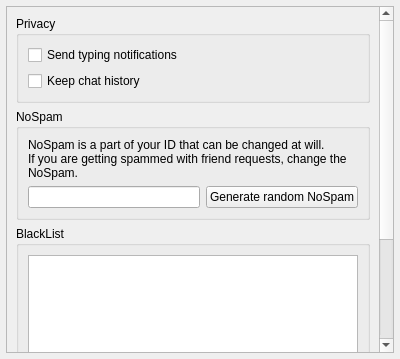
<?xml version="1.0" encoding="UTF-8"?>
<ui version="4.0">
 <class>PrivacySettings</class>
 <widget class="QWidget" name="PrivacySettings">
  <property name="geometry">
   <rect>
    <x>0</x>
    <y>0</y>
    <width>400</width>
    <height>359</height>
   </rect>
  </property>
  <property name="windowTitle">
   <string notr="true">Form</string>
  </property>
  <layout class="QVBoxLayout" name="verticalLayout">
   <property name="leftMargin">
    <number>6</number>
   </property>
   <property name="topMargin">
    <number>6</number>
   </property>
   <property name="rightMargin">
    <number>6</number>
   </property>
   <property name="bottomMargin">
    <number>6</number>
   </property>
   <item>
    <widget class="VerticalOnlyScroller" name="scrollArea">
     <property name="widgetResizable">
      <bool>true</bool>
     </property>
     <widget class="QWidget" name="scrollAreaWidgetContents">
      <property name="geometry">
       <rect>
        <x>0</x>
        <y>0</y>
        <width>364</width>
        <height>509</height>
       </rect>
      </property>
      <layout class="QVBoxLayout" name="verticalLayout_3">
       <item>
        <widget class="QGroupBox" name="verticalGroupBox">
         <property name="title">
          <string>Privacy</string>
         </property>
         <layout class="QVBoxLayout" name="verticalLayout_2">
          <item>
           <widget class="QCheckBox" name="cbTypingNotification">
            <property name="toolTip">
             <string comment="tooltip for typing notifications setting">Your friends will be able to see when you are typing.</string>
            </property>
            <property name="text">
             <string>Send typing notifications</string>
            </property>
           </widget>
          </item>
          <item>
           <widget class="QCheckBox" name="cbKeepHistory">
            <property name="toolTip">
             <string comment="toolTip for Keep History setting">Chat history keeping is still in development.
Save format changes are possible, which may result in data loss.</string>
            </property>
            <property name="text">
             <string>Keep chat history</string>
            </property>
           </widget>
          </item>
         </layout>
        </widget>
       </item>
       <item alignment="Qt::AlignTop">
        <widget class="QGroupBox" name="nospamGroup">
         <property name="toolTip">
          <string comment="toolTip for nospam">NoSpam is part of your Tox ID.
If you are being spammed with friend requests, you should change your NoSpam.
People will be unable to add you with your old ID, but you will keep your current friends.</string>
         </property>
         <property name="title">
          <string>NoSpam</string>
         </property>
         <layout class="QVBoxLayout" name="verticalLayout_4">
          <item>
           <widget class="QLabel" name="label">
            <property name="text">
             <string>NoSpam is a part of your ID that can be changed at will.
If you are getting spammed with friend requests, change the NoSpam.</string>
            </property>
            <property name="wordWrap">
             <bool>true</bool>
            </property>
            <property name="textInteractionFlags">
             <set>Qt::TextSelectableByKeyboard|Qt::TextSelectableByMouse</set>
            </property>
           </widget>
          </item>
          <item>
           <layout class="QHBoxLayout" name="horizontalLayout">
            <item>
             <widget class="QLineEdit" name="nospamLineEdit">
              <property name="inputMask">
               <string notr="true">HHHHHHHH</string>
              </property>
             </widget>
            </item>
            <item>
             <widget class="QPushButton" name="randomNosapamButton">
              <property name="text">
               <string>Generate random NoSpam</string>
              </property>
             </widget>
            </item>
           </layout>
          </item>
         </layout>
        </widget>
       </item>
       <item>
        <widget class="QGroupBox" name="groupBox">
         <property name="toolTip">
          <string/>
         </property>
         <property name="title">
          <string>BlackList</string>
         </property>
         <layout class="QHBoxLayout" name="horizontalLayout_2">
          <item>
           <widget class="QTextEdit" name="blackListTextEdit">
            <property name="toolTip">
             <string>Filter conference messages by conference members' public keys. Put public keys here, one per line.</string>
            </property>
           </widget>
          </item>
         </layout>
        </widget>
       </item>
       <item>
        <spacer name="verticalSpacer">
         <property name="orientation">
          <enum>Qt::Vertical</enum>
         </property>
         <property name="sizeHint" stdset="0">
          <size>
           <width>20</width>
           <height>40</height>
          </size>
         </property>
        </spacer>
       </item>
      </layout>
     </widget>
    </widget>
   </item>
  </layout>
 </widget>
 <customwidgets>
  <customwidget>
   <class>VerticalOnlyScroller</class>
   <extends>QScrollArea</extends>
   <header>src/widget/form/settings/verticalonlyscroller.h</header>
   <container>1</container>
  </customwidget>
 </customwidgets>
 <resources/>
 <connections/>
</ui>
